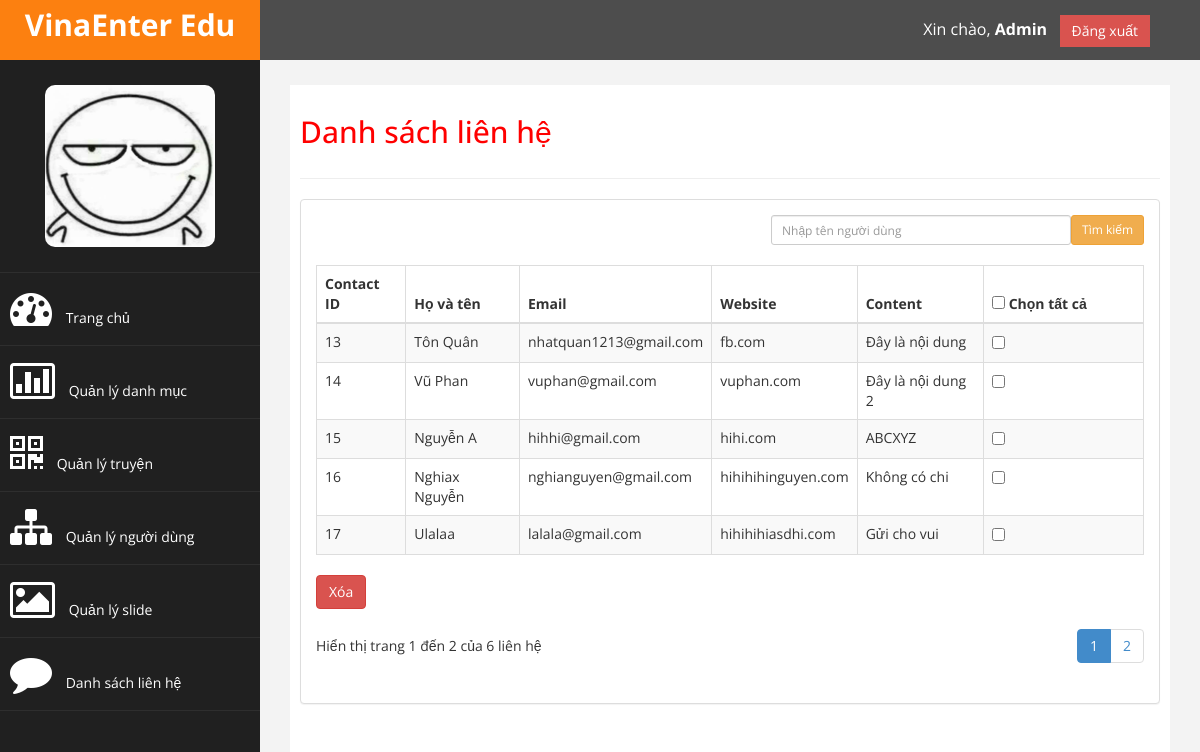
The app's page /admin/contact/index.php (signed in) with its own data.
### tables this page shows
CREATE TABLE `contact` (
  `contact_id` int(255) NOT NULL,
  `name` varchar(100) NOT NULL,
  `email` varchar(100) NOT NULL,
  `website` varchar(100) NOT NULL,
  `content` text NOT NULL
);

### admin/contact/index.php (the view, shortened to what this page needs)
<?php require_once $_SERVER['DOCUMENT_ROOT'].'/templates/admin/inc/header.php'; ?>
<?php require_once $_SERVER['DOCUMENT_ROOT'].'/templates/admin/inc/leftbar.php'; ?>
<?php
	$queryTSD = "SELECT COUNT(*) AS TSD FROM contact";
	$resultTSD = $mysqli->query($queryTSD);
	$arTmp = mysqli_fetch_assoc($resultTSD);
	$tongSoDong = $arTmp['TSD'];
	$row_count = ROW_COUNT;
	$tongSoTrang = ceil($tongSoDong/$row_count);
	$current_page = 1;
	$offset = ($current_page - 1) * $row_count;
?>
<div id="page-wrapper">
    <div id="page-inner">
        <div class="row">
            <div class="col-md-12">
                <h2>Danh sách liên hệ</h2>
            </div>
        </div>
        <hr />
        <div class="row">
            <div class="col-md-12">
                <div class="panel panel-default">
                    <div class="panel-body">
                        <div class="table-responsive">
                            <div class="row">
                                <div class="col-sm-6">
                                </div>
                                <div class="col-sm-6" style="text-align: right;">
                                    <form method="post" action="">
                                        <input type="submit" name="search" value="Tìm kiếm" class="btn btn-warning btn-sm" style="float:right" />
                                        <input type="search" name="inputName" class="form-control input-sm" placeholder="Nhập tên người dùng" style="float:right; width: 300px;" />
                                    </form><br />
                                </div>
                            </div>
							<form method="post" action="" id="frm">
								<table class="table table-striped table-bordered table-hover" id="dataTables-example">
									<thead>
										<tr>
											<th>Contact ID</th>
											<th>Họ và tên</th>
											<th>Email</th>
											<th>Website</th>
											<th>Content</th>
											<th width="160px"><input type="checkbox" id="checkAl"> Chọn tất cả </th>
										</tr>
									</thead>
									<tbody>
										<?php
											$queryDM = "";
											if(isset($_POST['search'])) {
												$tenNguoiDung = $_POST['inputName'];
												$queryDM = "SELECT * FROM contact WHERE name LIKE N'%{$tenNguoiDung}%' LIMIT {$offset},{$row_count}";
											} else {
												$queryDM = "SELECT * FROM contact LIMIT {$offset},{$row_count}";
											}
											$resultDM = $mysqli->query($queryDM);
											while($row = mysqli_fetch_assoc($resultDM)) {
												$id = $row['contact_id'];
												$username = $row['name'];
												$fullname = $row['email'];
												$website = $row['website'];
												$content = $row['content'];
										?>
										<tr class="gradeX">
											<td><?php echo $id ?></td>
											<td><?php echo $username ?></td>
											<td><?php echo $fullname ?></td>
											<td><?php echo $website ?></td>
											<td><?php echo $content ?></td>
											<td class="center">
												<input type="checkbox" id="checkItem" name="check[]" value="<?php echo $id ?>">
											</td>
										</tr>
										<?php
										} ?>
									</tbody>
								</table>
								<button type="submit" onclick="return confirm('Bạn có muốn xóa?')" class="btn btn-danger" name="save">Xóa</button>
							</form>
                        </div>
						<div class="row">
                                <div class="col-sm-6">
                                    <div class="dataTables_info" id="dataTables-example_info" style="margin-top:27px">Hiển thị trang <?php echo $current_page; ?> đến <?php echo $tongSoTrang ?> của <?php echo $tongSoDong ?> liên hệ</div>
                                </div>
                                <div class="col-sm-6" style="text-align: right;">
                                    <div class="dataTables_paginate paging_simple_numbers" id="dataTables-example_paginate">
                                        <ul class="pagination">
											<?php
											 for($i = 1; $i <= $tongSoTrang; $i++) {
												 $active = '';
												 if($i == $current_page) {
													 $active = 'active';
												 }
											?>
                                            <li class="paginate_button <?php echo $active ?>" ><a href="index.php?tab=6&page=<?php echo $i; ?>"><?php echo $i; ?></a></li>
											<?php
											 }
											?>
                                        </ul>
                                    </div>
                                </div>
                        </div>
                    </div>
                </div>
            </div>
        </div>
    </div>
</div>
<?php require_once $_SERVER['DOCUMENT_ROOT'].'/templates/admin/inc/footer.php'; ?>

### templates/admin/assets/css/custom.css (style rules this page uses)
body { font-family: 'Open Sans', sans-serif; }
#page-wrapper { padding: 15px 15px; min-height: 600px; background:#F3F3F3; }
#page-inner { width:100%; margin:10px 20px 10px 0px; background-color:#fff!important; padding:10px; min-height:1200px; }
h2 { color: #f00; }
@media (min-width:768px) { #page-wrapper { margin: 0 0 0 260px; padding: 15px 30px; min-height: 1200px; } }

### records on screen
contact: contact_id "13", name "Tôn Quân", email "nhatquan1213@gmail.com", website "fb.com", content "Đây là nội dung"
contact: contact_id "14", name "Vũ Phan", email "vuphan@gmail.com", website "vuphan.com", content "Đây là nội dung 2"
contact: contact_id "15", name "Nguyễn A", email "hihhi@gmail.com", website "hihi.com", content "ABCXYZ"
contact: contact_id "16", name "Nghiax Nguyễn", email "nghianguyen@gmail.com", website "hihihihinguyen.com", content "Không có chi"
contact: contact_id "17", name "Ulalaa", email "lalala@gmail.com", website "hihihihiasdhi.com", content "Gửi cho vui"

### other values on screen
$fullName "Admin"
$current_page "1"
$tongSoTrang "2"
$tongSoDong "6"
